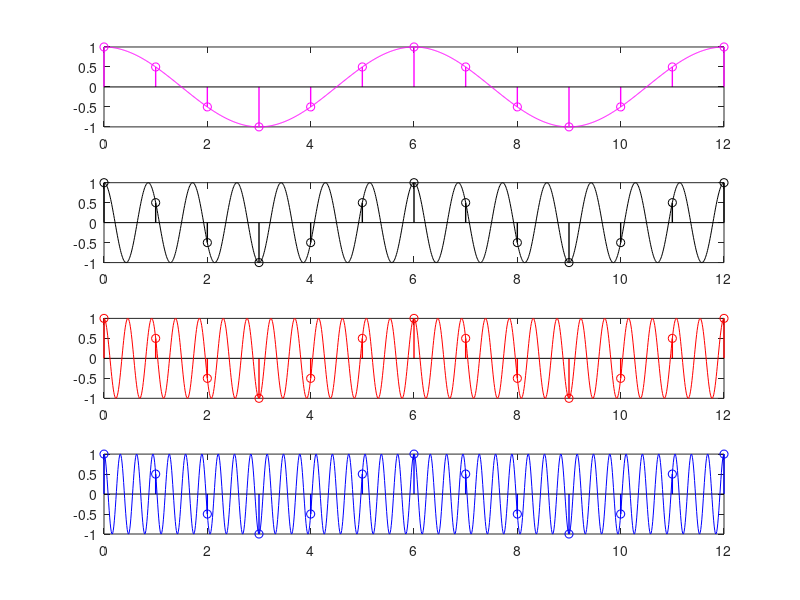

This figure's MATLAB source:
% Discrete-time sinusoids whose frequencies are separated by an integer multiple of 2*pi are identical.

n = 0:1:12;
t = 0:0.01:12;
k_max = 3;
k = 0:1:k_max;
w0 = pi/3;
w = w0 + 2 * k * pi;
c = ['m','k','r','b'];

for i = 1:(k_max + 1)
    dis = cos(w(i) * n);
    con = cos(w(i) * t);
    subplot(k_max + 1,1,i);
    stem(n,dis, c(i), 'LineWidth', 1)
    hold on
    plot(t, con, c(i))
end

% x(n) = n;
% y1 = cos(w1 * n);
% y2 = cos(w2 * n);
% stem(n,y1)
% stem(n,y2)
